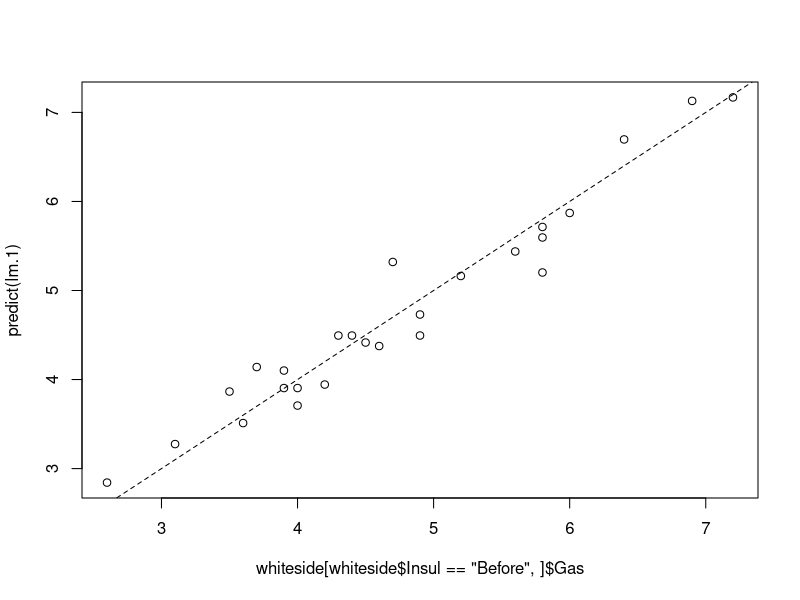

Generate this figure with R: (Note: this script raises an error after producing the figure.)
## ---- chunk 1
library(MASS)
head(whiteside) # inspect the data
## ---- chunk 2
lm.1 <- lm(Gas~Temp, data=whiteside[whiteside$Insul=='Before',]) # OLS estimation 
## ---- chunk 3
class(lm.1)
## ---- chunk 4
str(lm.1)
## ---- chunk 5
coef(lm.1)
## ---- chunk 6
plot(predict(lm.1)~whiteside[whiteside$Insul=='Before',]$Gas)
abline(0,1, lty=2)
## ---- chunk 7
R2 <- function(y, y.hat){
  numerator <- (y-y.hat)^2 %>% sum
  denominator <- (y-mean(y))^2 %>% sum
  1-numerator/denominator
}
R2(whiteside[whiteside$Insul=='Before',]$Gas, predict(lm.1))
## ---- chunk 8
summary(lm.1)
## ---- chunk 9
summary.lm1 <- summary(lm.1)
coefs.lm1 <- summary.lm1$coefficients
coefs.lm1
## ---- chunk 10
coefs.lm1[2,1] + c(-1,1) * coefs.lm1[2,2]
## ---- chunk 11
data <- read.csv('dataset_anova_twoWay_comparisons.csv')
head(data)
## ---- chunk 12
table(data$Treatment, data$Age)
## ---- chunk 13
lm.2 <- lm(StressReduction~.-1,data=data)
summary(lm.2)
## ---- chunk 14
head(model.matrix(lm.2))
## ---- chunk 15
lm.3 <- lm(StressReduction~Treatment+Age+Treatment:Age-1,data=data)
## ---- chunk 16
summary(lm.3)
